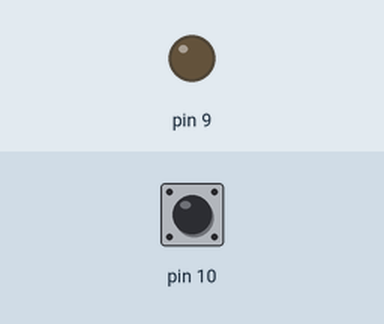
Recording of a sketch running on a simulated Arduino Uno, built with avr-gcc and run on an emulated ATmega328P. Shown: output pins drawn as LEDs (lit = HIGH). Dashed ring = blinking. The inputs (shaded band) are chosen by the test bench; at power-on: pin 10 HIGH.

Above: at 1.2 s.
1.3 s: pin 10 pulsed LOW 5 times (0.12 s each, 0.3 s apart)
At 1.62 s:
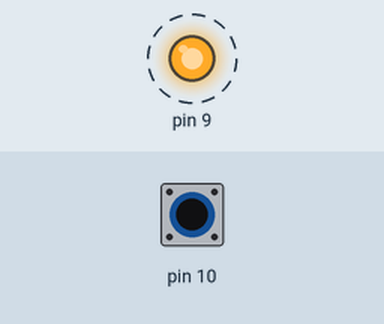
At 3.5 s:
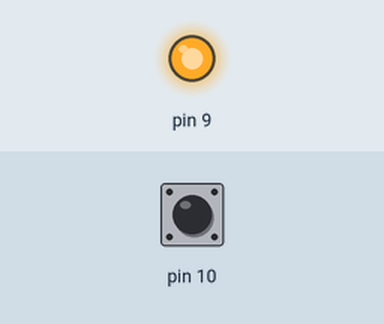
Timing chart, 0 to 5.0 s (numbered marks = the images above; inputs shaded):
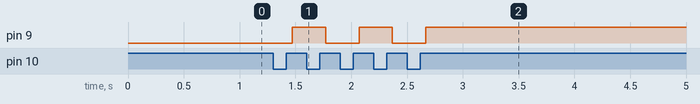

Measured:
- after the input at 1.3 s, pin 9: alternates HIGH for 0.30 s and LOW for 0.30 s, 5 changes in all, then stays HIGH, starting after 0.17 s

The sketch:

3.ino
```cpp
// Generated code for Scenario3

void setup() {
  Serial.begin(9600);
  pinMode(10, INPUT);
  pinMode(9, OUTPUT);
}

void Off() {
    digitalWrite(9, LOW);
    int front136 = false;

    while (true) {
        if (digitalRead(10) == LOW) {
      front136 = true;
    }

    if (front136 == true && digitalRead(10) == HIGH) {
      delay(50);
      On();
    }
    }
  }
void On() {
    digitalWrite(9, HIGH);
    int front211 = false;

    while (true) {
        if (digitalRead(10) == LOW) {
      front211 = true;
    }

    if (front211 == true && digitalRead(10) == HIGH) {
      delay(50);
      Off();
    }
    }
  }
void loop() {
  Off();
}
```
